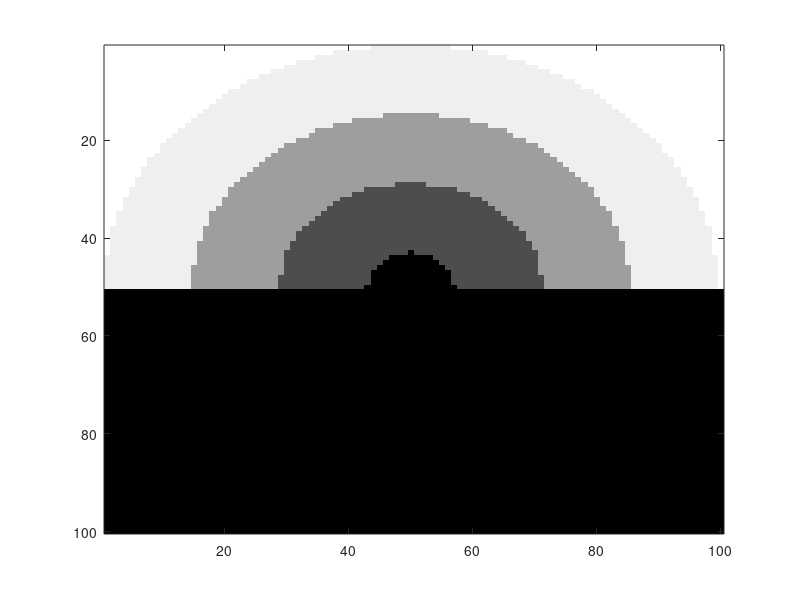
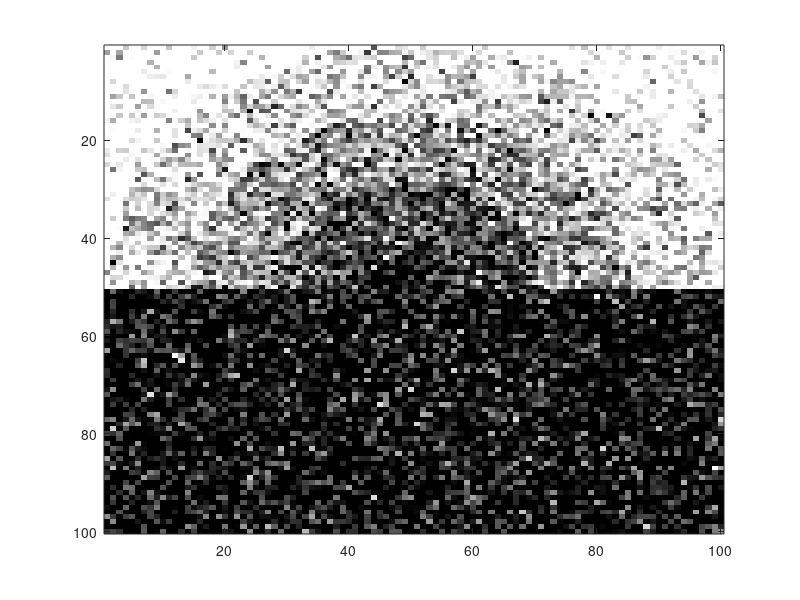

Here is the MATLAB script that generated these plots, in order: (Note: this script raises an error after producing the figures.)
%%
% This is an image denoising example with BP
% We construct a noisy image of a rainbow and connects the
% pixels in a grid pattern to form a pairwise Markov Random Field.

%% SET THIS!!
% this should be the location of graphlab.a etc
BINARY_DIRECTORY = [getenv('HOME') '/graphlab/graphlabapi/release/src/graphlab'];
%%
% Image dimensions and arity
arity = 5;
imgdim = 100;
%% generate images
% This generates a clean rainbow image
cleanimg = zeros(imgdim,imgdim);
maxd = [imgdim,imgdim]/2;
maxd = sqrt(sum(maxd.*maxd));
for i = 1:(imgdim/2)
    for j = 1:imgdim
        d = [i,j] - ([imgdim,imgdim]/2);
        d = sqrt(sum(d.*d));
        cleanimg(i,j) = round(d / maxd * arity);
    end
end
cleanimg(cleanimg >= arity) = arity - 1;

% make noisy image by adding random gaussian noise
noisyimg = cleanimg + randn(imgdim);
%% display images
figure;
image(cleanimg / arity * 100);
colormap('gray');
figure;
image(noisyimg / arity * 100);
colormap('gray');
%% generate vertex data
vdata = {};
for i = 1:imgdim
    for j = 1:imgdim
        vtx.belief = ones(1,arity); % Reset the vertex belief
        % set the unary potential to be a gaussian pdf around the noisy image
        vtx.unary = pdf('norm',0:(arity-1), noisyimg(i,j), 1); 
        % normalize
        vtx.unary = vtx.unary ./ sum(vtx.unary);
        % Vertices are numbered from 1. Assign the vertex data.
        vdata{(i-1)*100+j} = vtx;
    end
end

%% generate laplace edgedata

edge.binary = zeros(arity);
for i = 1:arity
    for j = 1:arity
        edge.binary(i,j) = exp(-3 * abs(i-j));
    end
end
edge.msg = ones(1,5);
% We only need one entry in the edge data since all edges have identical values
edata = {edge};
%% generate adjacency matrix
% connect up data in a grid
adj =sparse(length(vdata),length(vdata));
for xi = 1:imgdim
    for xj = 1:imgdim
        if (xi - 1 >= 1) 
            adj((xi-1)*100+xj, (xi-2)*100+xj) = 1;
        end
        if (xi + 1 <= imgdim) 
            adj((xi-1)*100+xj, (xi)*100+xj) = 1;
        end
        if (xj - 1 >= 1) 
            adj((xi-1)*100+xj, (xi-1)*100+xj-1) = 1;
        end
        if (xj + 1 <= imgdim) 
            adj((xi-1)*100+xj, (xi-1)*100+xj+1) = 1;
        end
    end
end
%% compile update function
compile_update_function({'bp_update'}, vdata{1},edata{1}, BINARY_DIRECTORY, 'bp', 'bp', 3);
%% set options
options.initial_schedule(1).update_function = 'bp_update';
options.initial_schedule(1).vertices=uint32(1:(imgdim * imgdim));
options.initial_schedule(1).priorities=ones(size(options.initial_schedule(1).vertices));
options.scheduler = 'splash(50)';
options.ncpus = 4;
options.scope = 'edge';
%% cd in the BP directory and call
cd bp
%%
[v2,adj2,e2] = bp(vdata,adj,edata, options);
%%
cd ..
%% display output

outputimg = zeros(imgdim);
for i = 1:imgdim
    for j = 1:imgdim
        [c,idx] = max(v2{(i-1)*100+j}.belief);
        outputimg(i,j) = idx;
    end
end
figure;
imagesc(outputimg);
colormap('gray');
